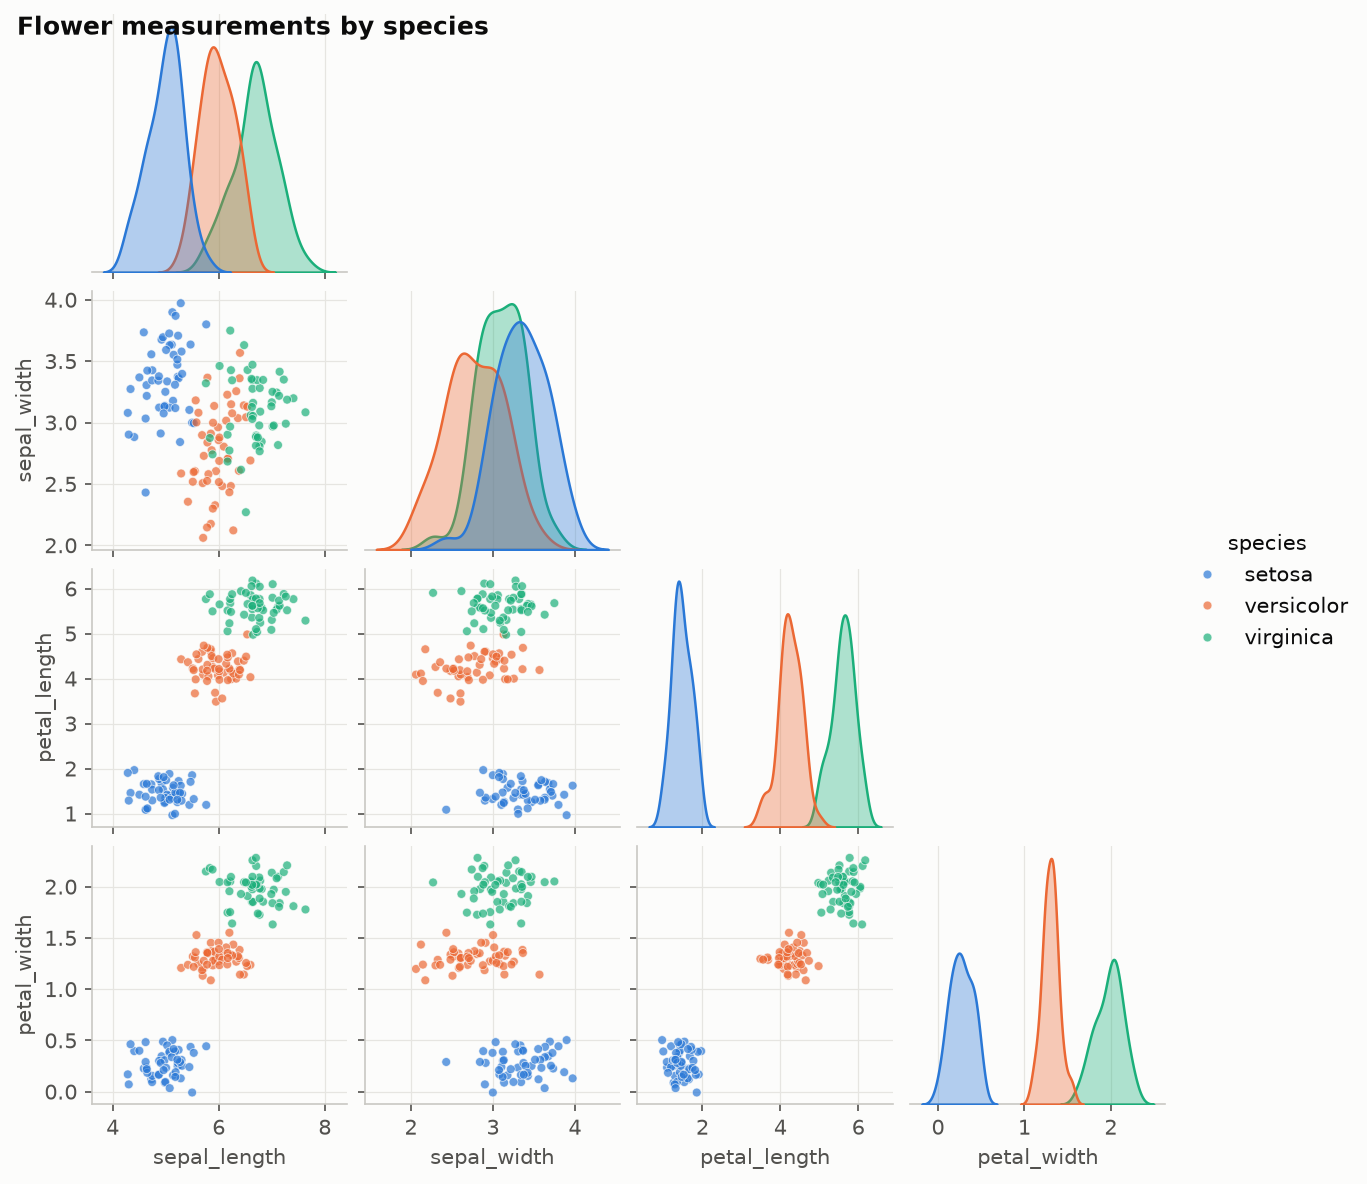

Python code for this plot:
"""
Pair Plot (Scatter-plot Matrix)  -  family: Correlation

DESIGN PURPOSE
A grid of scatter plots for every pair of variables, with each variable's
distribution on the diagonal. It is a standard first look at a multivariate
dataset.

WHEN TO USE
  - Explore relationships among 3–6 numeric variables at once
  - Check how well groups separate across features (classification problems)
  - Find non-linear relationships that a correlation matrix would miss

AVOID WHEN
  - There are more than ~6 variables (the panels get tiny)
  - The audience is non-technical (too dense for presentation)

ALTERNATIVES
  - Correlation heatmap
  - Parallel coordinates

EXAMPLE
Four flower measurements for three species (synthetic, iris-like).

Run:  python pair_plot.py
      python pair_plot.py --real-data   (real dataset: plotly.express.data.iris() — Fisher's (1936) iris measurements, bundled with plotly)

The notebook also shows this chart built with: plotly.
"""
import sys
from pathlib import Path

import numpy as np
import pandas as pd
import matplotlib.pyplot as plt

# Library style: categorical colors in fixed order, recessive axes, hairline grid.
PALETTE = ["#2a78d6", "#eb6834", "#1baf7a", "#eda100",
           "#e87ba4", "#008300", "#6250d6", "#e34948"]
SEQ_CMAP = "Blues"      # sequential: one hue, light -> dark
DIV_CMAP = "RdBu_r"     # diverging: two opposite hues, neutral midpoint
GRAY = "#b8b7b1"        # de-emphasised marks
plt.rcParams.update({
    "figure.figsize": (8, 4.8), "figure.dpi": 110, "figure.facecolor": "#fcfcfb",
    "axes.facecolor": "#fcfcfb", "axes.edgecolor": "#c9c8c3", "axes.linewidth": 0.8,
    "axes.spines.top": False, "axes.spines.right": False,
    "axes.grid": True, "grid.color": "#e6e5e1", "grid.linewidth": 0.6, "axes.axisbelow": True,
    "axes.prop_cycle": plt.cycler(color=PALETTE),
    "axes.titlesize": 13, "axes.titleweight": "bold", "axes.titlelocation": "left",
    "axes.labelcolor": "#52514e", "xtick.color": "#52514e", "ytick.color": "#52514e",
    "text.color": "#0b0b0b", "font.size": 10, "lines.linewidth": 2,
    "legend.frameon": False,
})

# --- Example data ------------------------------------------------------------
rng = np.random.default_rng(21)
means = {"setosa": [5.0, 3.4, 1.5, 0.25], "versicolor": [5.9, 2.8, 4.3, 1.3],
         "virginica": [6.6, 3.0, 5.6, 2.0]}
sds = [0.35, 0.33, 0.3, 0.15]
rows = []
for sp, mu in means.items():
    x = rng.normal(mu, sds, (50, 4))
    rows.append(pd.DataFrame(x, columns=["sepal_length", "sepal_width",
                                         "petal_length", "petal_width"]).assign(species=sp))
df = pd.concat(rows, ignore_index=True)
df.head()

REAL_DATA = "--real-data" in sys.argv
if REAL_DATA:  # plotly.express.data.iris() — Fisher's (1936) iris measurements, bundled with plotly
    import plotly.express as px
    df = px.data.iris()[["sepal_length", "sepal_width", "petal_length", "petal_width", "species"]]
    df.head()

# --- Plot --------------------------------------------------------------------
import seaborn as sns
g = sns.pairplot(df, hue="species", palette=PALETTE[:3], height=2, corner=True,
                 plot_kws=dict(s=18, alpha=0.7, edgecolor="#fcfcfb", linewidth=0.4),
                 diag_kws=dict(fill=True, alpha=0.35, linewidth=1.2))
g.figure.suptitle("Flower measurements by species", x=0.02, ha="left", weight="bold")
fig = g.figure

# --- Save / show -------------------------------------------------------------
out = Path(__file__).with_name(Path(__file__).stem + ("_real" if REAL_DATA else "") + ".png")
fig.savefig(out, dpi=150, bbox_inches="tight")
print(f"saved {out}")
if "--no-show" not in sys.argv:
    plt.show()
